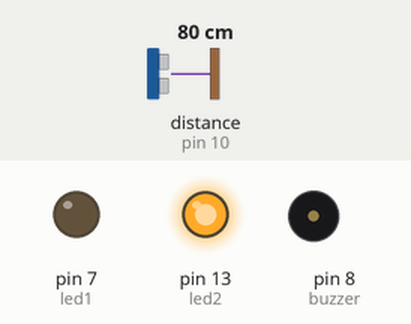
This sketch was run on a simulated Arduino Uno, built with avr-gcc and run on an emulated ATmega328P. On the bench: output pins drawn as LEDs (lit = HIGH), buzzer (waves = sounding, pin HIGH). Wiring (inferred from the names in the program): ultrasonic range finder: trigger pin 9; echo pin 10. The inputs (shaded band) are chosen by the test bench; at power-on: distance to the obstacle (sensor on pin 10) 80 cm. The echo pulse lasts 58.3 µs per cm; pins used as bus, display or sensor lines are not drawn; what the sketch prints to the serial monitor is not drawn.

Above: at 0.1 s.
Timing chart, 0 to 1.6 s (numbered marks = the images above):
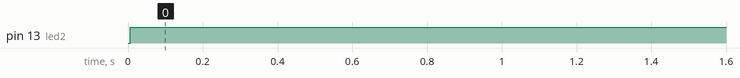

Measured:
- by itself, pin 13 (led2): LOW → HIGH at 0.01 s

The sketch:

ultrasonic_alert.ino
```cpp
#define trigPin 9
#define echoPin 10
#define buzzer 8
#define led1 7   // Red LED
#define led2 13  // Green LED

long duration;
int distance;

unsigned long startTime = 0;
bool objectDetected = false;

// blinking control
unsigned long previousMillis = 0;
bool ledState = false;

void setup() {
  pinMode(trigPin, OUTPUT);
  pinMode(echoPin, INPUT);
  pinMode(buzzer, OUTPUT);
  pinMode(led1, OUTPUT);
  pinMode(led2, OUTPUT);
  Serial.begin(9600);
}

void loop() {
  // Ultrasonic trigger
  digitalWrite(trigPin, LOW);
  delayMicroseconds(2);

  digitalWrite(trigPin, HIGH);
  delayMicroseconds(10);
  digitalWrite(trigPin, LOW);

  duration = pulseIn(echoPin, HIGH);
  distance = duration * 0.034 / 2;

  Serial.println(distance);

  if (distance < 30) {

    if (!objectDetected) {
      startTime = millis();
      objectDetected = true;
    }

    if (millis() - startTime >= 3000) {

      // DANGER (<10 cm)
      if (distance < 10) {
        digitalWrite(led2, LOW);
        digitalWrite(led1, HIGH);
        tone(buzzer, 1000);
      }

      // WARNING (10–30 cm)
      else {
        digitalWrite(led2, LOW);

        unsigned long currentMillis = millis();

        if (currentMillis - previousMillis >= 200) {
          previousMillis = currentMillis;
          ledState = !ledState;
          digitalWrite(led1, ledState);

          if (ledState) {
            tone(buzzer, 1000);
          } else {
            noTone(buzzer);
          }
        }
      }
    }

  } else {
    // SAFE
    objectDetected = false;
    digitalWrite(led1, LOW);
    digitalWrite(led2, HIGH);
    noTone(buzzer);
  }
}
```
